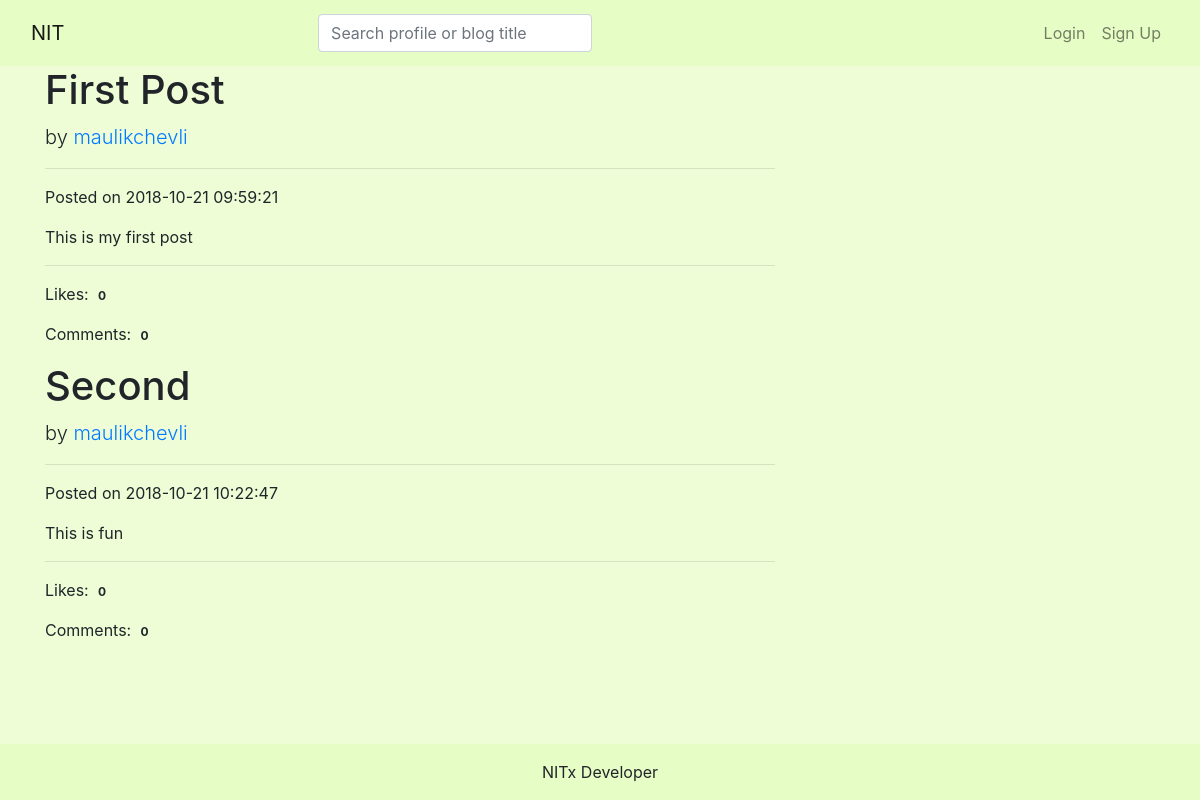
/view/index.html.php, run on the app's committed database.
### tables this page shows
CREATE TABLE `blog` (
  `blogId` int(11) NOT NULL,
  `owner` varchar(20) NOT NULL,
  `title` varchar(50) NOT NULL,
  `body` text NOT NULL,
  `time` datetime NOT NULL DEFAULT CURRENT_TIMESTAMP
);

### model/dbConnection.php (called while the page is built, shortened)
<?php
class dbConnection {
	private $conn;
	private $error;
	public function __construct( $DB) {
		$this->conn = new mysqli('localhost','root','root',$DB);
	}
	public function select_query($sql) {
		$result = $this->conn->query($sql);
		if ($result === FALSE) {
			$this->error = 'Could not perform select query';
			return;
		}
		else {
			return $result;
		}
	}
	public function getError() {
		return $this->error;
	}
}
?>

### model/user.php (called while the page is built, shortened)
<?php
class User {
	public function getBlogs() {
		$db_delegate = new dbConnection('blog');
		$sql_query = "select * from blog LIMIT 10";
		$result = $db_delegate->select_query( $sql_query);
		return $result;
	}
	public function getLikes( $blogId) {
		$db_delegate = new dbConnection('blog');
		$sql_query = "select * from likes where blogId='$blogId'";
		$result = $db_delegate->select_query( $sql_query);
		return $result;
	}
	public function getComments( $blogId) {
		$db_delegate = new dbConnection('blog');
		$sql_query = "select * from comments where blogId='$blogId'";
		$result = $db_delegate->select_query( $sql_query);
		return $result;
	}
}
?>

### view/index.html.php (the view, shortened to what this page needs)
<?php
require_once '../model/User.php';
require_once '../model/dbConnection.php';
?>
<!DOCTYPE html>
<html land="en">
<head>
	<link rel="stylesheet" href="https://maxcdn.bootstrapcdn.com/bootstrap/4.1.0/css/bootstrap.min.css">
	<link rel="stylesheet" href="css/main.css">
</head>
<body>
	<header class="container-fluid sticky-top">
		<?php require 'header.html.php' ?>
	</header>
	<main class="container">
		<?php
			$viewer = new User( 'viewer');
			$blogs = $viewer->getBlogs();
			if ( $blogs == false) {
				echo "could not display" . "<br>";
				echo $viewer->getError();
			}
			else {
				while ( $blog = $blogs->fetch_assoc()) {
					$likeDB = $viewer->getLikes( $blog["blogId"]);
					$commentDB = $viewer->getComments( $blog["blogId"]);
					$numLikes = $likeDB->num_rows;
					$numComments = $commentDB->num_rows;
				?>
					<div class="row">
						<div class="col-lg-8">
							<h1><?php echo $blog['title'];?></h1>
							<p class="lead">
							by <a href="../view/profile.html.php?username=<?php echo $blog["owner"];?>"><?php echo $blog['owner'];?></a>
							</p>
							<hr>
							<p><span class="glyphicon glyphicon-time"></span> Posted on <?php echo $blog['time'];?></p>
							<p><?php echo $blog['body'];?></p>
							<hr>
							<p>Likes: <span class="badge"><?php echo $numLikes; ?></span></p>
							<p>Comments: <span class="badge"><?php echo $numComments; ?></span></p>
						</div>
					</div>
				<?php
				}
			}
		?>
	</main>
	<footer class="footer">
		<div class="footer-copyright text-center py-3">
			<span>NITx Developer</span>
		</div>
	</footer>
</body>
</html>

### view/css/main.css (style rules this page uses)
html { height: 100%; }
body { height: 100%; display: flex; flex-direction: column; background-color: rgba(231, 253, 198,0.7); }
main { flex: 1 0 auto; }
header { background-color: rgb(231, 253, 198); }
footer { flex-shrink: 0; background-color: rgb(231,253,198); }

### data on the page
blog: title "First Post", owner "maulikchevli", time "2018-10-21 09:59:21", body "This is my first post", numLikes "0", numComments "0"
blog: title "Second", owner "maulikchevli", time "2018-10-21 10:22:47", body "This is fun", numLikes "0", numComments "0"
